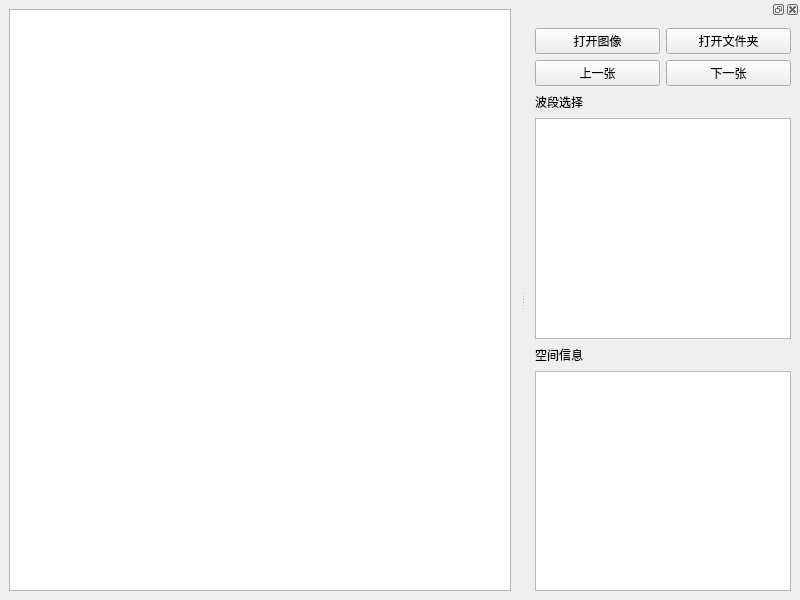
<?xml version="1.0" encoding="UTF-8"?>
<ui version="4.0">
 <class>MainWindow</class>
 <widget class="QMainWindow" name="MainWindow">
  <property name="geometry">
   <rect>
    <x>0</x>
    <y>0</y>
    <width>800</width>
    <height>600</height>
   </rect>
  </property>
  <property name="windowTitle">
   <string>TIF-View</string>
  </property>
  <widget class="QWidget" name="centralwidget">
   <layout class="QHBoxLayout" name="horizontalLayout_2">
    <item>
     <widget class="QGraphicsView" name="graphicsView"/>
    </item>
   </layout>
  </widget>
  <widget class="QDockWidget" name="dockWidget">
   <property name="allowedAreas">
    <set>Qt::LeftDockWidgetArea|Qt::RightDockWidgetArea</set>
   </property>
   <property name="windowTitle">
    <string/>
   </property>
   <attribute name="dockWidgetArea">
    <number>2</number>
   </attribute>
   <widget class="QWidget" name="dockWidgetContents">
    <layout class="QHBoxLayout" name="horizontalLayout_6">
     <item>
      <layout class="QVBoxLayout" name="verticalLayout_4">
       <item>
        <layout class="QVBoxLayout" name="verticalLayout_3">
         <item>
          <layout class="QHBoxLayout" name="horizontalLayout_5">
           <item>
            <widget class="QPushButton" name="btnOpenImage">
             <property name="text">
              <string>打开图像</string>
             </property>
            </widget>
           </item>
           <item>
            <widget class="QPushButton" name="btnOpenFolder">
             <property name="text">
              <string>打开文件夹</string>
             </property>
            </widget>
           </item>
          </layout>
         </item>
         <item>
          <layout class="QHBoxLayout" name="horizontalLayout">
           <item>
            <widget class="QPushButton" name="btnLast">
             <property name="text">
              <string>上一张</string>
             </property>
            </widget>
           </item>
           <item>
            <widget class="QPushButton" name="btnNext">
             <property name="text">
              <string>下一张</string>
             </property>
            </widget>
           </item>
          </layout>
         </item>
        </layout>
       </item>
       <item>
        <layout class="QVBoxLayout" name="verticalLayout">
         <item>
          <layout class="QHBoxLayout" name="horizontalLayout_3">
           <item>
            <widget class="QLabel" name="label">
             <property name="frameShape">
              <enum>QFrame::NoFrame</enum>
             </property>
             <property name="text">
              <string>波段选择</string>
             </property>
            </widget>
           </item>
           <item>
            <spacer name="horizontalSpacer_2">
             <property name="orientation">
              <enum>Qt::Horizontal</enum>
             </property>
             <property name="sizeHint" stdset="0">
              <size>
               <width>40</width>
               <height>20</height>
              </size>
             </property>
            </spacer>
           </item>
          </layout>
         </item>
         <item>
          <widget class="QListWidget" name="listWidget"/>
         </item>
        </layout>
       </item>
       <item>
        <layout class="QVBoxLayout" name="verticalLayout_2">
         <item>
          <layout class="QHBoxLayout" name="horizontalLayout_4">
           <item>
            <widget class="QLabel" name="label_2">
             <property name="text">
              <string>空间信息</string>
             </property>
            </widget>
           </item>
           <item>
            <spacer name="horizontalSpacer">
             <property name="orientation">
              <enum>Qt::Horizontal</enum>
             </property>
             <property name="sizeHint" stdset="0">
              <size>
               <width>40</width>
               <height>20</height>
              </size>
             </property>
            </spacer>
           </item>
          </layout>
         </item>
         <item>
          <widget class="QTableWidget" name="tableWidget"/>
         </item>
        </layout>
       </item>
      </layout>
     </item>
    </layout>
   </widget>
  </widget>
  <action name="actionOpenImage">
   <property name="text">
    <string>打开文件</string>
   </property>
  </action>
  <action name="actionOpenFolder">
   <property name="text">
    <string>打开文件夹</string>
   </property>
  </action>
 </widget>
 <resources/>
 <connections/>
</ui>
